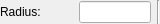
<?xml version="1.0" encoding="UTF-8"?>
<ui version="4.0" stdsetdef="1">
  <resources><include location="png/icons.qrc"/></resources><author></author>
  <comment></comment>
  <exportmacro></exportmacro>
  <class>QG_ArcTangentialOptions</class>
  <widget class="QWidget" name="QG_ArcTangentialOptions">
    <property name="geometry">
      <rect>
        <x>0</x>
        <y>0</y>
        <width>160</width>
        <height>24</height>
      </rect>
    </property>
    <property name="sizePolicy">
      <sizepolicy>
        <hsizetype>0</hsizetype>
        <vsizetype>0</vsizetype>
        <horstretch>0</horstretch>
        <verstretch>0</verstretch>
      </sizepolicy>
    </property>
    <property name="minimumSize">
      <size>
        <width>160</width>
        <height>22</height>
      </size>
    </property>
    <property name="windowTitle">
      <string>Tangential Arc Options</string>
    </property>
    <layout class="QHBoxLayout">
      <property name="margin">
        <number>0</number>
      </property>
      <item>
        <widget class="QLabel" name="lRadius">
          <property name="text">
            <string>Radius:</string>
          </property>
          <property name="wordWrap">
            <bool>false</bool>
          </property>
        </widget>
      </item>
      <item>
        <widget class="QLineEdit" name="leRadius">
          <property name="sizePolicy">
            <sizepolicy>
              <hsizetype>13</hsizetype>
              <vsizetype>0</vsizetype>
              <horstretch>0</horstretch>
              <verstretch>0</verstretch>
            </sizepolicy>
          </property>
        </widget>
      </item>
      <item>
        <widget class="Line" name="sep1">
          <property name="sizePolicy">
            <sizepolicy>
              <hsizetype>0</hsizetype>
              <vsizetype>1</vsizetype>
              <horstretch>0</horstretch>
              <verstretch>0</verstretch>
            </sizepolicy>
          </property>
          <property name="frameShape">
            <enum>QFrame::VLine</enum>
          </property>
          <property name="frameShadow">
            <enum>QFrame::Sunken</enum>
          </property>
        </widget>
      </item>
    </layout>
  </widget>
  <layoutdefault spacing="6" margin="11"/>
  <pixmapfunction>qPixmapFromMimeSource</pixmapfunction>
  <includes>
    <include location="local">rs_arc.h</include>
    <include location="local">rs_actiondrawarctangential.h</include>
  </includes>
  <connections>
    <connection>
      <sender>leRadius</sender>
      <signal>textChanged(QString)</signal>
      <receiver>QG_ArcTangentialOptions</receiver>
      <slot>updateRadius(QString)</slot>
    </connection>
  </connections>
</ui>
